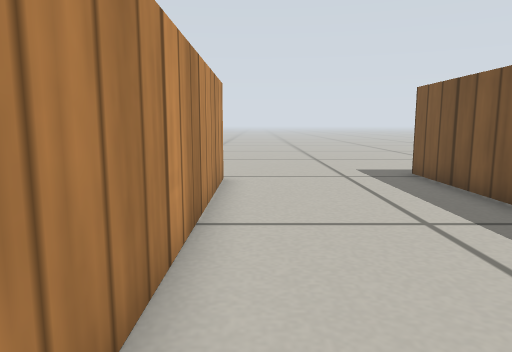
[1] (above)

24 first-person views from a walk through a robot-simulator world made for Gazebo. The camera is 0.29 m above the floor, tilts 8° down and sees 70° across. The floor is counted in squares, 0.2 m on a side. Each view is taken from the middle of a square. On the plan, view 1 faces up. The plan holds only what a view shows up to about 16 squares ahead; the rest is blank. Gazebo's built-in surfaces are drawn with simple patterns.

[2]
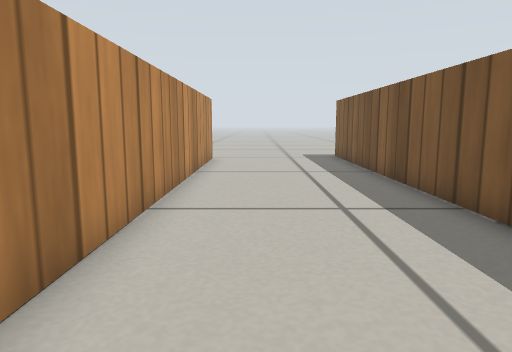

[3]
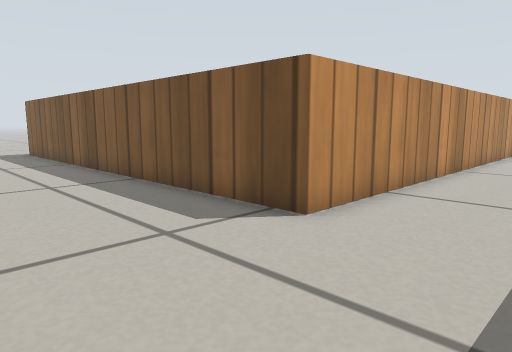

[4]
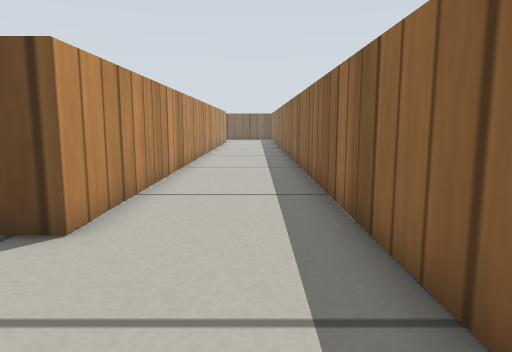

[5]
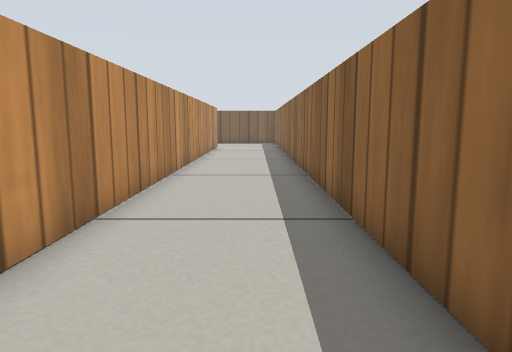

[6]
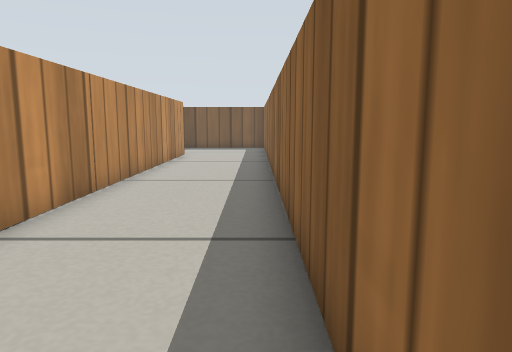

[7]
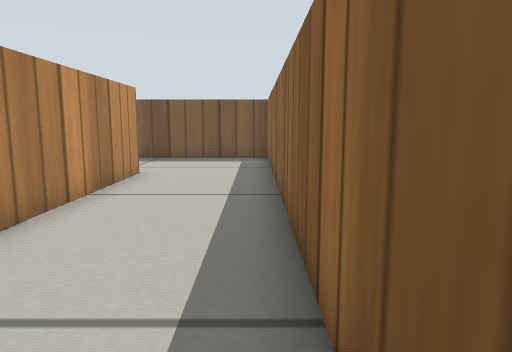

[8]
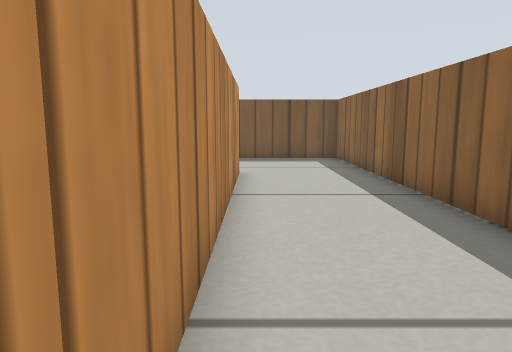

[9]
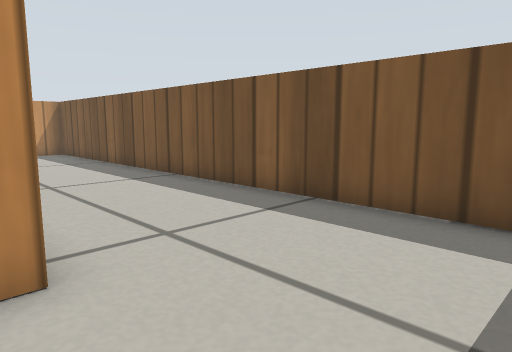

[10]
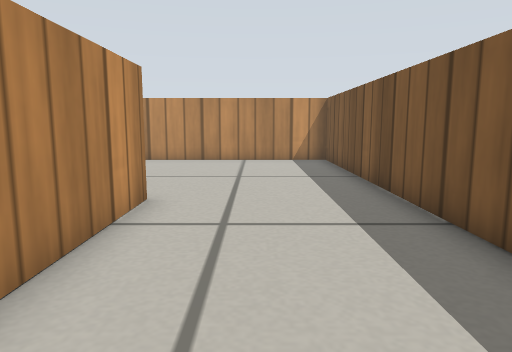

[11]
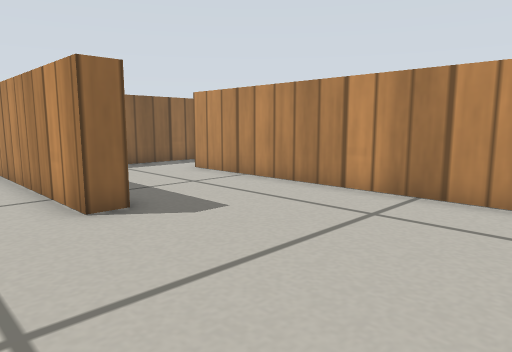

[12]
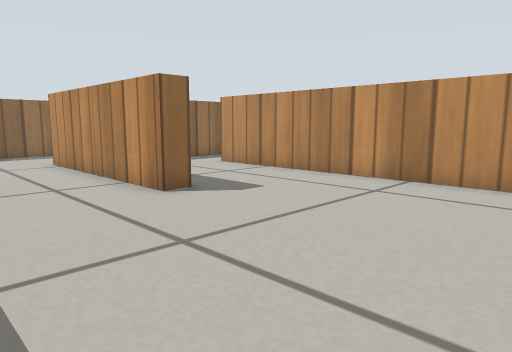

[13]
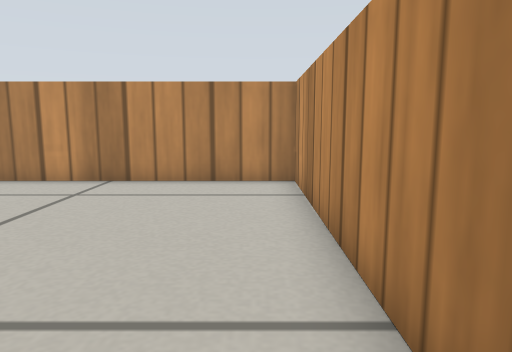

[14]
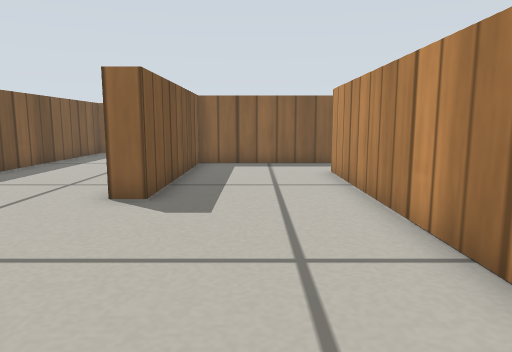

[15]
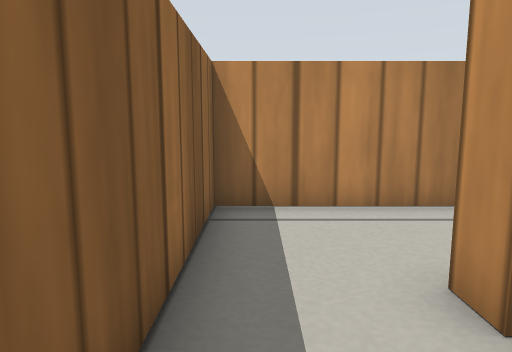

[16]
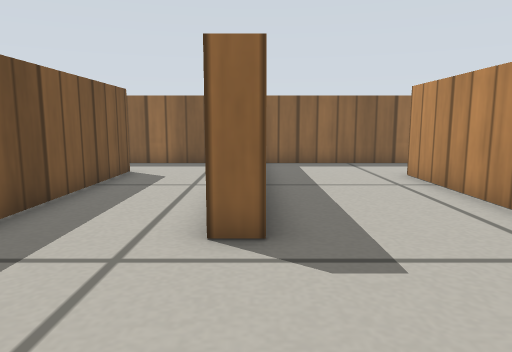

[17]
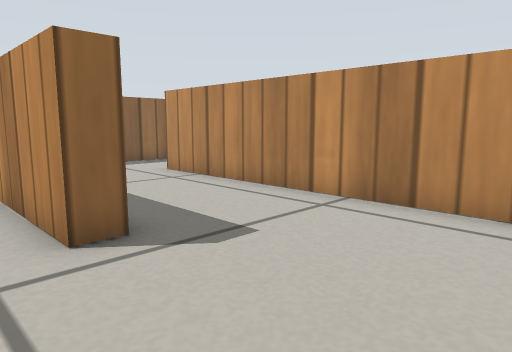

[18]
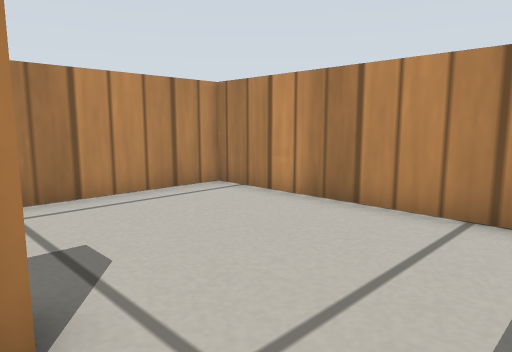

[19]
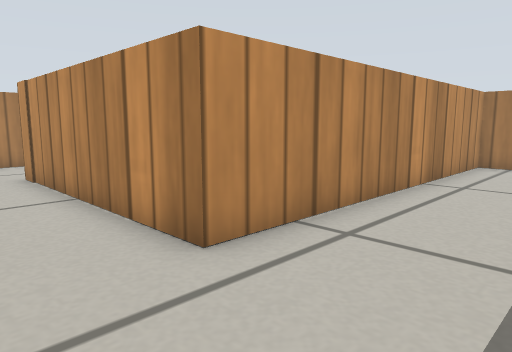

[20]
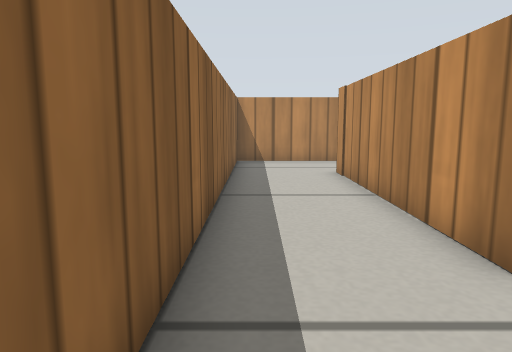

[21]
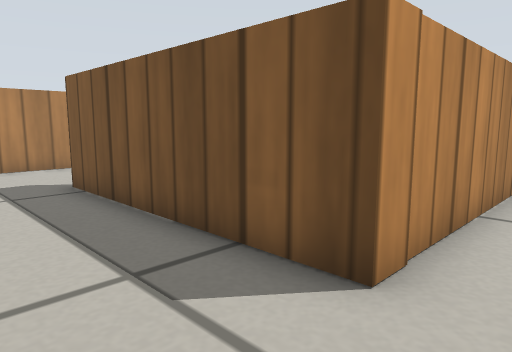

[22]
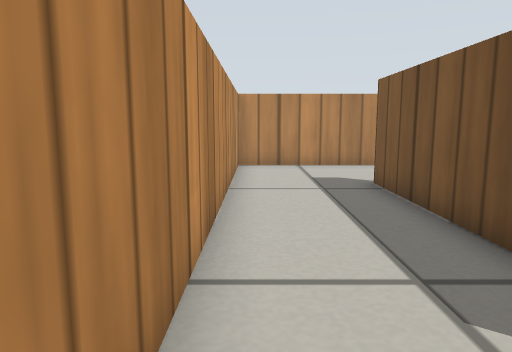

[23]
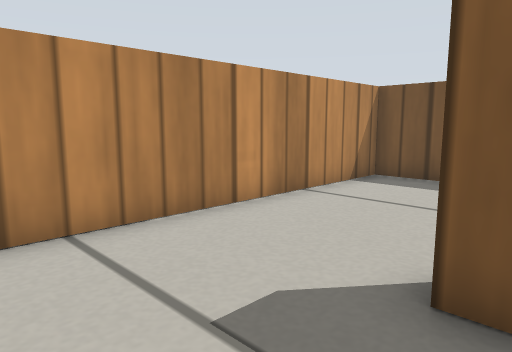

[24]
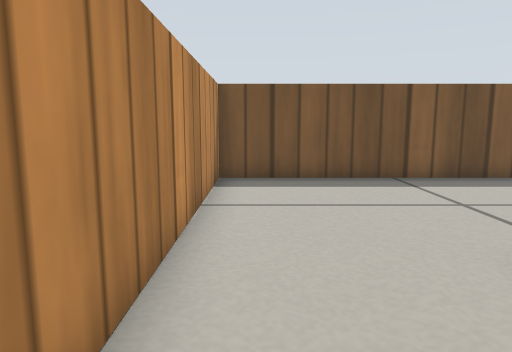

### Floor plan
Points are (right, up) in squares from view 1. A wall is a line through its corners. A room is listed if a view was taken in it or the views show most of it. See-through windows are left out.
Room 1 (views 1, 2, 3, 4, 5, 6, 7, 8, 9, 10, 11, 12, 13, 14, 15)
walls: (25.6, -4.7) (30.1, -4.7) (30.1, 2) (30.9, 2) (30.9, -5.5) (4.6, -5.5) (4.6, 10.7); (1.9, -9.5) (35.9, -9.5) (35.9, 10) (25.7, 10) (25.7, -2.3); (-0.9, 9.8) (-0.9, -3.5)
ways out: opening at (25, -3.5) to room 2; opening at (-1, 11)
Room 2 (views 16, 17, 18)
walls: (20.8, 4.5) (21.6, 4.5) (21.6, -4.7) (25.6, -4.7); (25.7, -2.3) (24.9, -2.3) (24.9, 3.5); (23.1, 10) (20.6, 10)
ways out: opening at (25, -3.5) to room 1; opening at (21, 7) to room 3
Room 3 (views 19, 20, 21, 22, 23, 24)
walls: (9.4, 10) (5.4, 10) (5.4, -4.7) (20.6, -4.7); (20.6, 10) (16.6, 10) (16.6, -1.5) (8.9, -1.5) (8.9, 6)
ways out: opening at (21, 7) to room 2; opening at (9, 7.5) to room 4
Room 4 (no view inside)
walls: (15.9, 2) (15.9, 10) (9.4, 10)
ways out: opening at (9, 7.5) to room 3

Where each view was taken, in squares from view 1:
view 1: 0 up, 0 right, facing up
view 2: 6 down, 1 right, facing up
view 3: 9 down, 0 right, facing up-right
view 4: 8 down, 0 right, facing right
view 5: 8 down, 7 right, facing right
view 6: 9 down, 13 right, facing right
view 7: 9 down, 20 right, facing right
view 8: 6 down, 20 right, facing right
view 9: 9 down, 30 right, facing up-right
view 10: 5 down, 33 right, facing up
view 11: 8 up, 33 right, facing down-left
view 12: 9 up, 35 right, facing down-left
view 13: 9 up, 35 right, facing left
view 14: 9 up, 28 right, facing down
view 15: 4 down, 28 right, facing left
view 16: 9 up, 21 right, facing down
view 17: 9 up, 23 right, facing down-left
view 18: 4 up, 24 right, facing up-left
view 19: 4 down, 20 right, facing up-left
view 20: 4 down, 20 right, facing left
view 21: 3 down, 6 right, facing up-right
view 22: 3 down, 6 right, facing up
view 23: 5 up, 6 right, facing up-right
view 24: 9 up, 6 right, facing right
